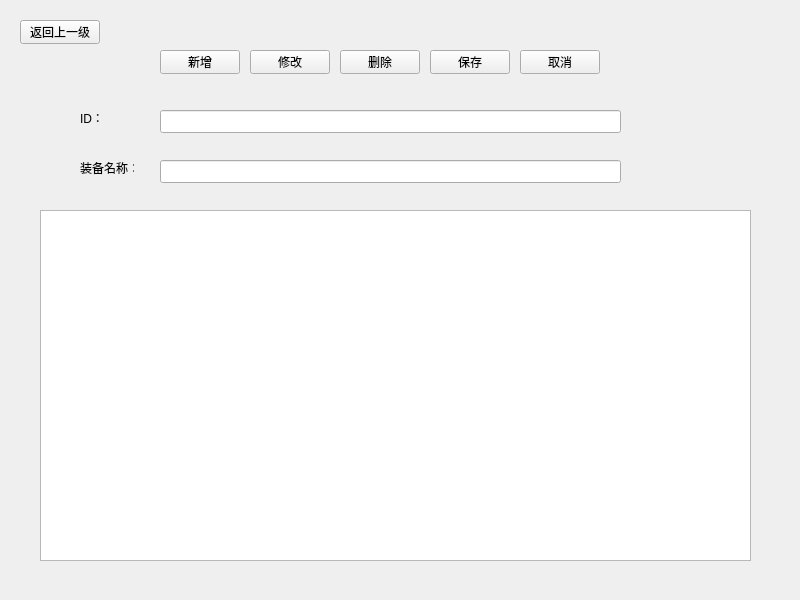
<?xml version="1.0" encoding="UTF-8"?>
<ui version="4.0">
 <class>VersionUpdate</class>
 <widget class="QWidget" name="VersionUpdate">
  <property name="geometry">
   <rect>
    <x>0</x>
    <y>0</y>
    <width>800</width>
    <height>600</height>
   </rect>
  </property>
  <property name="windowTitle">
   <string>Form</string>
  </property>
  <widget class="QTableView" name="tableView">
   <property name="geometry">
    <rect>
     <x>40</x>
     <y>210</y>
     <width>711</width>
     <height>351</height>
    </rect>
   </property>
  </widget>
  <widget class="QPushButton" name="insertButton">
   <property name="geometry">
    <rect>
     <x>160</x>
     <y>50</y>
     <width>80</width>
     <height>24</height>
    </rect>
   </property>
   <property name="text">
    <string>新增</string>
   </property>
  </widget>
  <widget class="QPushButton" name="updateButton">
   <property name="geometry">
    <rect>
     <x>250</x>
     <y>50</y>
     <width>80</width>
     <height>24</height>
    </rect>
   </property>
   <property name="text">
    <string>修改</string>
   </property>
  </widget>
  <widget class="QPushButton" name="delButton">
   <property name="geometry">
    <rect>
     <x>340</x>
     <y>50</y>
     <width>80</width>
     <height>24</height>
    </rect>
   </property>
   <property name="text">
    <string>删除</string>
   </property>
  </widget>
  <widget class="QPushButton" name="saveButton">
   <property name="geometry">
    <rect>
     <x>430</x>
     <y>50</y>
     <width>80</width>
     <height>24</height>
    </rect>
   </property>
   <property name="text">
    <string>保存</string>
   </property>
  </widget>
  <widget class="QPushButton" name="cancelButton">
   <property name="geometry">
    <rect>
     <x>520</x>
     <y>50</y>
     <width>80</width>
     <height>24</height>
    </rect>
   </property>
   <property name="text">
    <string>取消</string>
   </property>
  </widget>
  <widget class="QPushButton" name="backButton">
   <property name="geometry">
    <rect>
     <x>20</x>
     <y>20</y>
     <width>80</width>
     <height>24</height>
    </rect>
   </property>
   <property name="text">
    <string>返回上一级</string>
   </property>
  </widget>
  <widget class="QLabel" name="label">
   <property name="geometry">
    <rect>
     <x>80</x>
     <y>160</y>
     <width>54</width>
     <height>16</height>
    </rect>
   </property>
   <property name="text">
    <string>装备名称：</string>
   </property>
  </widget>
  <widget class="QLabel" name="label_2">
   <property name="geometry">
    <rect>
     <x>80</x>
     <y>110</y>
     <width>54</width>
     <height>16</height>
    </rect>
   </property>
   <property name="text">
    <string>ID：</string>
   </property>
  </widget>
  <widget class="QLineEdit" name="idEdit">
   <property name="geometry">
    <rect>
     <x>160</x>
     <y>110</y>
     <width>461</width>
     <height>23</height>
    </rect>
   </property>
  </widget>
  <widget class="QLineEdit" name="nameEdit">
   <property name="geometry">
    <rect>
     <x>160</x>
     <y>160</y>
     <width>461</width>
     <height>23</height>
    </rect>
   </property>
  </widget>
 </widget>
 <resources/>
 <connections/>
</ui>
